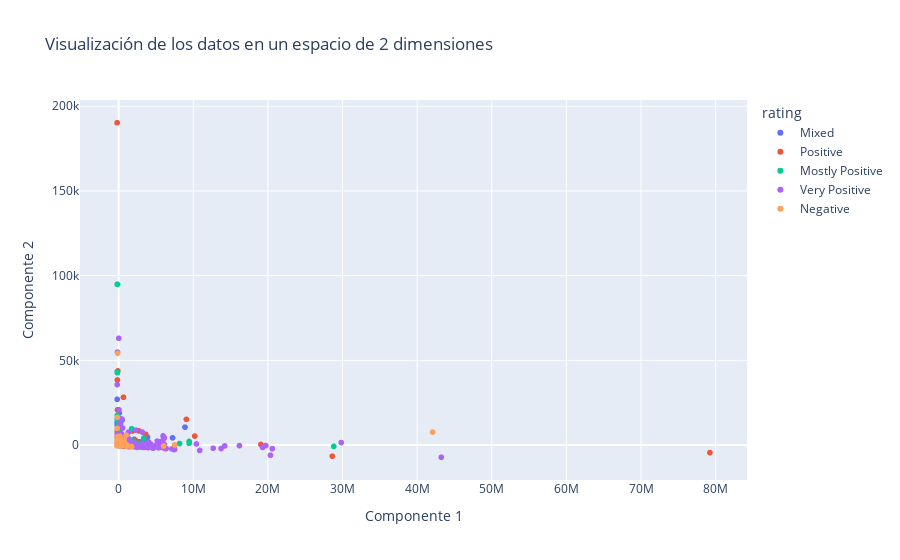

Notebook code cell kept with this figure:
### Code cell
#Ahora aplicaremos PCA para visualizar los datos en un espacio de 2 dimensiones
from sklearn.decomposition import PCA
pca = PCA(n_components=2)
pca_projection = pca.fit_transform(df_train[numericas])

#Veamos los datos en un espacio de 2 dimensiones
fig = px.scatter(
    pca_projection,
    x=0,
    y=1,
    color=df_train['rating'],
    title="Visualización de los datos en un espacio de 2 dimensiones",
    labels={
        "0": "Componente 1",
        "1": "Componente 2",
        "color": "rating"
    }
)
fig.show()

### Figure 1 — Plotly figure (JSON) as saved in the notebook; plotly's stock layout.template omitted (floating-point values rounded to 4 significant figures; data arrays with more than 128 entries replaced by an {"elided": "..."} marker saying what was removed)
{"data": [{"hovertemplate": "rating=Mixed<br>Componente 1=%{x}<br>Componente 2=%{y}<extra></extra>", "legendgroup": "Mixed", "marker": {"color": "#636efa", "symbol": "circle"}, "mode": "markers", "name": "Mixed", "showlegend": true, "type": "scattergl", "x": {"elided": "1656 float values"}, "xaxis": "x", "y": {"elided": "1656 float values"}, "yaxis": "y"}, {"hovertemplate": "rating=Positive<br>Componente 1=%{x}<br>Componente 2=%{y}<extra></extra>", "legendgroup": "Positive", "marker": {"color": "#EF553B", "symbol": "circle"}, "mode": "markers", "name": "Positive", "showlegend": true, "type": "scattergl", "x": {"elided": "2031 float values"}, "xaxis": "x", "y": {"elided": "2031 float values"}, "yaxis": "y"}, {"hovertemplate": "rating=Mostly Positive<br>Componente 1=%{x}<br>Componente 2=%{y}<extra></extra>", "legendgroup": "Mostly Positive", "marker": {"color": "#00cc96", "symbol": "circle"}, "mode": "markers", "name": "Mostly Positive", "showlegend": true, "type": "scattergl", "x": {"elided": "1707 float values"}, "xaxis": "x", "y": {"elided": "1707 float values"}, "yaxis": "y"}, {"hovertemplate": "rating=Very Positive<br>Componente 1=%{x}<br>Componente 2=%{y}<extra></extra>", "legendgroup": "Very Positive", "marker": {"color": "#ab63fa", "symbol": "circle"}, "mode": "markers", "name": "Very Positive", "showlegend": true, "type": "scattergl", "x": {"elided": "1197 float values"}, "xaxis": "x", "y": {"elided": "1197 float values"}, "yaxis": "y"}, {"hovertemplate": "rating=Negative<br>Componente 1=%{x}<br>Componente 2=%{y}<extra></extra>", "legendgroup": "Negative", "marker": {"color": "#FFA15A", "symbol": "circle"}, "mode": "markers", "name": "Negative", "showlegend": true, "type": "scattergl", "x": {"elided": "1290 float values"}, "xaxis": "x", "y": {"elided": "1290 float values"}, "yaxis": "y"}], "layout": {"legend": {"title": {"text": "rating"}, "tracegroupgap": 0}, "title": {"text": "Visualización de los datos en un espacio de 2 dimensiones"}, "xaxis": {"anchor": "y", "domain": [0, 1], "title": {"text": "Componente 1"}}, "yaxis": {"anchor": "x", "domain": [0, 1], "title": {"text": "Componente 2"}}}}
